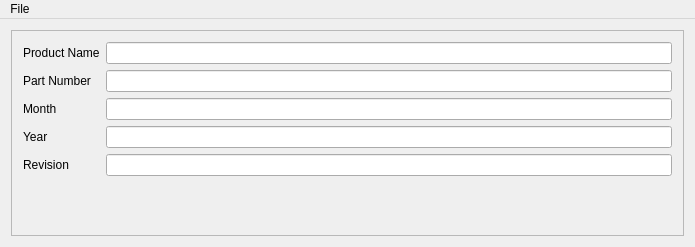
<?xml version="1.0" encoding="UTF-8"?>
<ui version="4.0">
 <class>RegulatoryTemplateClass</class>
 <widget class="QMainWindow" name="RegulatoryTemplateClass">
  <property name="enabled">
   <bool>true</bool>
  </property>
  <property name="geometry">
   <rect>
    <x>0</x>
    <y>0</y>
    <width>695</width>
    <height>247</height>
   </rect>
  </property>
  <property name="windowTitle">
   <string>RegulatoryTemplate</string>
  </property>
  <property name="dockNestingEnabled">
   <bool>false</bool>
  </property>
  <widget class="QWidget" name="centralWidget">
   <property name="enabled">
    <bool>true</bool>
   </property>
   <layout class="QVBoxLayout" name="verticalLayout">
    <item>
     <widget class="QScrollArea" name="scrollArea">
      <property name="sizePolicy">
       <sizepolicy hsizetype="Expanding" vsizetype="Expanding">
        <horstretch>0</horstretch>
        <verstretch>0</verstretch>
       </sizepolicy>
      </property>
      <property name="sizeAdjustPolicy">
       <enum>QAbstractScrollArea::AdjustToContents</enum>
      </property>
      <property name="widgetResizable">
       <bool>true</bool>
      </property>
      <widget class="QWidget" name="scrollAreaWidgetContents">
       <property name="geometry">
        <rect>
         <x>0</x>
         <y>0</y>
         <width>675</width>
         <height>205</height>
        </rect>
       </property>
       <layout class="QFormLayout" name="formLayout">
        <property name="sizeConstraint">
         <enum>QLayout::SetDefaultConstraint</enum>
        </property>
        <property name="rowWrapPolicy">
         <enum>QFormLayout::WrapLongRows</enum>
        </property>
        <item row="0" column="0">
         <widget class="QLabel" name="prodname_label">
          <property name="text">
           <string>Product Name</string>
          </property>
         </widget>
        </item>
        <item row="0" column="1">
         <widget class="QLineEdit" name="prodname_edit"/>
        </item>
        <item row="1" column="0">
         <widget class="QLabel" name="partnumber_label">
          <property name="text">
           <string>Part Number</string>
          </property>
         </widget>
        </item>
        <item row="1" column="1">
         <widget class="QLineEdit" name="partnumber_edit"/>
        </item>
        <item row="2" column="0">
         <widget class="QLabel" name="month_label">
          <property name="text">
           <string>Month</string>
          </property>
         </widget>
        </item>
        <item row="2" column="1">
         <widget class="QLineEdit" name="month_edit"/>
        </item>
        <item row="3" column="0">
         <widget class="QLabel" name="year_label">
          <property name="text">
           <string>Year</string>
          </property>
         </widget>
        </item>
        <item row="3" column="1">
         <widget class="QLineEdit" name="year_edit"/>
        </item>
        <item row="4" column="0">
         <widget class="QLabel" name="revision_label">
          <property name="text">
           <string>Revision</string>
          </property>
         </widget>
        </item>
        <item row="4" column="1">
         <widget class="QLineEdit" name="revision_edit"/>
        </item>
       </layout>
      </widget>
     </widget>
    </item>
   </layout>
  </widget>
  <widget class="QMenuBar" name="menuBar">
   <property name="geometry">
    <rect>
     <x>0</x>
     <y>0</y>
     <width>695</width>
     <height>22</height>
    </rect>
   </property>
   <widget class="QMenu" name="menuFile">
    <property name="title">
     <string>File</string>
    </property>
    <addaction name="actionOpen"/>
   </widget>
   <addaction name="menuFile"/>
  </widget>
  <action name="actionOpen">
   <property name="text">
    <string>Open</string>
   </property>
  </action>
 </widget>
 <layoutdefault spacing="6" margin="11"/>
 <resources>
  <include location="RegulatoryTemplate.qrc"/>
 </resources>
 <connections>
  <connection>
   <sender>prodname_edit</sender>
   <signal>textChanged(QString)</signal>
   <receiver>RegulatoryTemplateClass</receiver>
   <slot>prodnameEdit(QString)</slot>
   <hints>
    <hint type="sourcelabel">
     <x>389</x>
     <y>74</y>
    </hint>
    <hint type="destinationlabel">
     <x>343</x>
     <y>273</y>
    </hint>
   </hints>
  </connection>
  <connection>
   <sender>actionOpen</sender>
   <signal>triggered()</signal>
   <receiver>RegulatoryTemplateClass</receiver>
   <slot>fileOpen()</slot>
   <hints>
    <hint type="sourcelabel">
     <x>-1</x>
     <y>-1</y>
    </hint>
    <hint type="destinationlabel">
     <x>341</x>
     <y>273</y>
    </hint>
   </hints>
  </connection>
  <connection>
   <sender>partnumber_edit</sender>
   <signal>textChanged(QString)</signal>
   <receiver>RegulatoryTemplateClass</receiver>
   <slot>partnumEdit(QString)</slot>
   <hints>
    <hint type="sourcelabel">
     <x>388</x>
     <y>79</y>
    </hint>
    <hint type="destinationlabel">
     <x>347</x>
     <y>123</y>
    </hint>
   </hints>
  </connection>
  <connection>
   <sender>month_edit</sender>
   <signal>textChanged(QString)</signal>
   <receiver>RegulatoryTemplateClass</receiver>
   <slot>monthEdit(QString)</slot>
   <hints>
    <hint type="sourcelabel">
     <x>388</x>
     <y>107</y>
    </hint>
    <hint type="destinationlabel">
     <x>347</x>
     <y>123</y>
    </hint>
   </hints>
  </connection>
  <connection>
   <sender>year_edit</sender>
   <signal>textChanged(QString)</signal>
   <receiver>RegulatoryTemplateClass</receiver>
   <slot>yearEdit(QString)</slot>
   <hints>
    <hint type="sourcelabel">
     <x>388</x>
     <y>135</y>
    </hint>
    <hint type="destinationlabel">
     <x>347</x>
     <y>123</y>
    </hint>
   </hints>
  </connection>
  <connection>
   <sender>revision_edit</sender>
   <signal>textChanged(QString)</signal>
   <receiver>RegulatoryTemplateClass</receiver>
   <slot>revisionEdit(QString)</slot>
   <hints>
    <hint type="sourcelabel">
     <x>388</x>
     <y>163</y>
    </hint>
    <hint type="destinationlabel">
     <x>347</x>
     <y>123</y>
    </hint>
   </hints>
  </connection>
 </connections>
 <slots>
  <slot>clicked()</slot>
  <slot>prodnameEdit(QString)</slot>
  <slot>fileOpen()</slot>
  <slot>partnumEdit(QString)</slot>
  <slot>monthEdit(QString)</slot>
  <slot>yearEdit(QString)</slot>
  <slot>revisionEdit(QString)</slot>
 </slots>
</ui>
